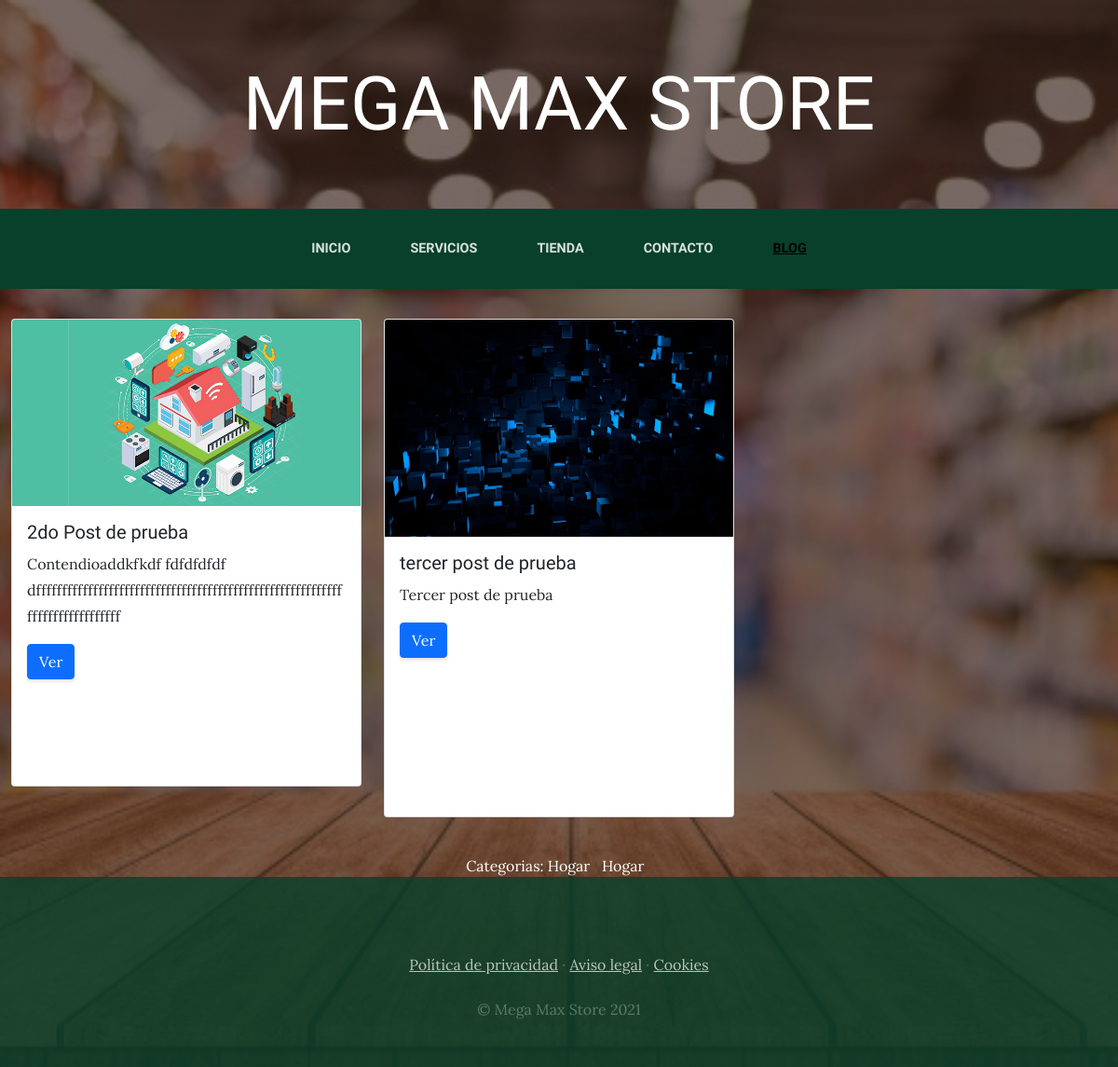
Screenshot of /blog/category/2 with the database file from the repository.
### blog/models.py (models this page shows, shortened)
class Post(models.Model):
    title = models.CharField(max_length= 200)
    content=models.CharField(max_length=1000, null=True)
    image = models.ImageField(upload_to = "blog", null=True, blank= True)
    autor= models.ForeignKey(User, on_delete=models.CASCADE)
    category =models.ManyToManyField(Category)
    created= models.DateTimeField(auto_now_add=True)
    update= models.DateTimeField(auto_now_add= True)
    class Meta:
        db_table='max_store_post'
        verbose_name= 'post'
        verbose_name_plural= 'posts'

class Category(models.Model):
    name = models.CharField(unique = True, max_length= 100 )
    image = models.ImageField(upload_to = "blog")
    class Meta:
        db_table='max_store_category_blog'
        verbose_name='category'
        verbose_name_plural= 'categorys'

### blog/views.py (the view)
def category(request, category_id):
    categorys=Category.objects.get(id = category_id)
    posts= Post.objects.filter(category = categorys)
    return render(request, "proyecto_final/category.html", {"category":categorys, "post":posts})

### blog/templates/proyecto_final/category.html (shortened to what this page needs)
{% extends "proyecto_final/base.html" %} {%load static%} {% block content %}
<section class="container-fluid mt-3 mb-3">
    <div class="row d-flex flex-row">
        {% for Post in post %}
        <div class="col-4 mt-3 mb-4 ml-3 mr-3">
            <div class="card">
                <img src="{{Post.image.url}}" alt="" class="card-img-top">
                <div class="card-body col-12" style="  height: 300px; overflow: scroll;">
                    <h5 class="card-title text-wrap">{{Post.title}}</h5>
                    <p class="card-text">{{Post.content}}</p>
                    <a href="#" class="btn btn-primary">Ver</a>
                </div>
            </div>
        </div>
        {% endfor %}
    </div>
</section>
<section>
    <div style="width:75%; margin: auto; text-align: center; color:white">
        Categorias: {% for Post in post %} {% for categoria in Post.category.all %} {{categoria.name}} &nbsp; {% endfor %} {% endfor %}
    </div>
</section>
{% endblock %}

### static/css/gestion.css (style rules this page uses)
body { font-family: 'Lora'; background: linear-gradient(rgba(47, 23, 15, 0.65), rgba(47, 23, 15, 0.65)), url("../img/main.jpg"); background-attachment: fixed; background-position: center; background-size: cover; }
h1, h2, h3, h4, h5, h6 { font-family: 'Raleway'; }
p { line-height: 1.75; }
.btn { box-shadow: 0px 3px 3px 0px rgba(33, 37, 41, 0.1); }

### proyectowebapp/templates/proyecto_final/base.html (style rules this page uses)
body { background: rgb(231, 231, 248); }

### rows the page displays
Post: image (picture), title "2do Post de prueba", content "Contendioaddkfkdf fdfdfdfdf dfffffffffffffffffffffffffffffffffffffffffffffffffffffffffffffffffffffffffffff"
Post: image (picture), title "tercer post de prueba", content "Tercer post de prueba"
Category: name "Hogar"
